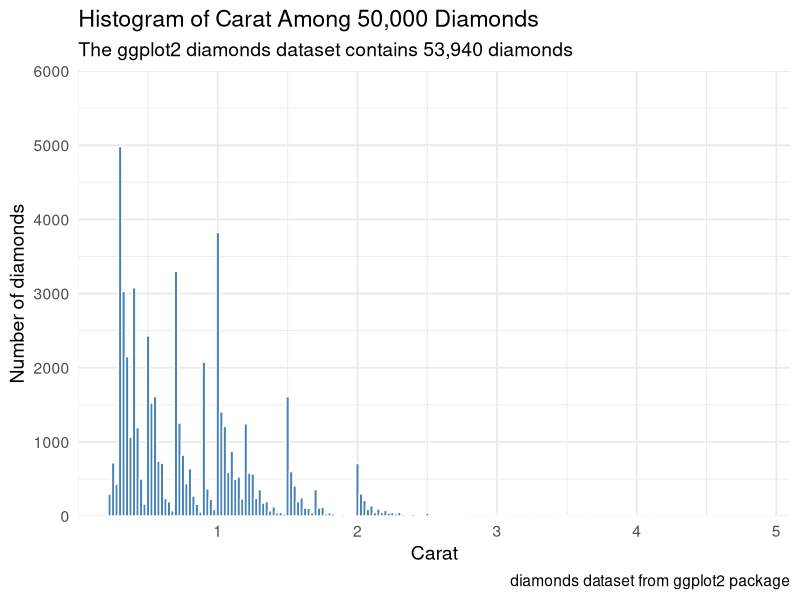

Generate this figure with R:
library(tidyverse)

hist_p <- ggplot(diamonds, aes(x = carat)) +
  geom_histogram(binwidth = 0.025, fill = "steelblue", color = "white") +
  scale_x_continuous(breaks = 1:5) +
  scale_y_continuous(breaks = seq(0, 6000, by = 1000)) +
  coord_cartesian(xlim = c(0, 5.1), ylim = c(0, 6000), expand = FALSE) +
  labs(
    title = "Histogram of Carat Among 50,000 Diamonds",
    subtitle = "The ggplot2 diamonds dataset contains 53,940 diamonds",
    x = "Carat",
    y = "Number of diamonds",
    caption = "diamonds dataset from ggplot2 package"
  ) +
  theme_minimal(base_size = 14)

ggsave(plot = hist_p, file = "diamonds.png")
